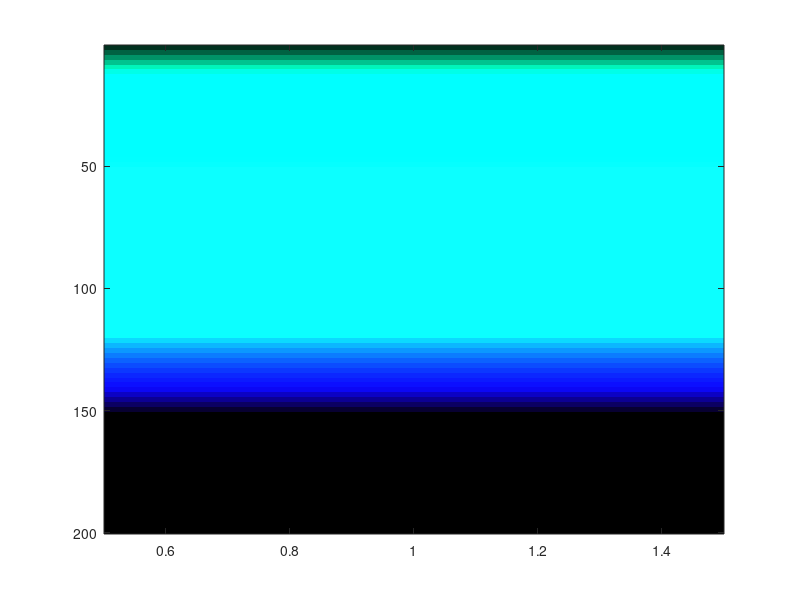

MATLAB code to generate this figure:
% This script tests the idea of convoluting a 1D shape into 1 line
clear; close all; clc;
%% Start program (input)
% Amount of colors (amount of columns)
amountOfColors = 100;

% Amount of elements in the height direction (Amount of row entries)
amountOfElementsInHeight = 100;

% Dictates the percentage of the center part blocked by the filter
percentageBlocked = 0;

%% Initialisation
% Get colors
colors = hsv(amountOfColors)';

% Initialise image (white)
base = ones(amountOfElementsInHeight,amountOfColors,3);

% Assign colors to image
base(:,:,1) = repmat(colors(1,:),amountOfElementsInHeight,1);
base(:,:,2) = repmat(colors(2,:),amountOfElementsInHeight,1);
base(:,:,3) = repmat(colors(3,:),amountOfElementsInHeight,1);

% Put colors through slit to gather desired colors
truncatedColors = base(:,45:70,:);

%Show image
image(truncatedColors)

% Block part of the spectrum
blockedElements = floor(size(truncatedColors,1)*percentageBlocked/100);
% Create blocking filter
blockingFilter = zeros(blockedElements,size(truncatedColors,2),3);

% Calculate index start
indexStart = floor((size(truncatedColors,1) - blockedElements)/2);
% Apply filter
truncatedColors(indexStart:indexStart+blockedElements-1,:,:) = blockingFilter;

image(truncatedColors);

% Create bigger zero matrix to be used for shifting the colors
bigMatrix = repmat(zeros(size(truncatedColors)),2,1);

% Now for each column in the truncated Colors put them in the corresponding
% row in the bigMatrix but shift every column 2 down with respect to the
% previous column

for i=0:size(truncatedColors, 2)-1
    firstIndex = i*2+1;
    lastIndex = firstIndex + size(truncatedColors, 1)-1;
    bigMatrix(firstIndex:lastIndex,i+1,:) = truncatedColors(:,i+1,:);
end

% squeeze them to one color
squeezed = 5*sum(bigMatrix,2)/size(bigMatrix,2);

image(squeezed);
